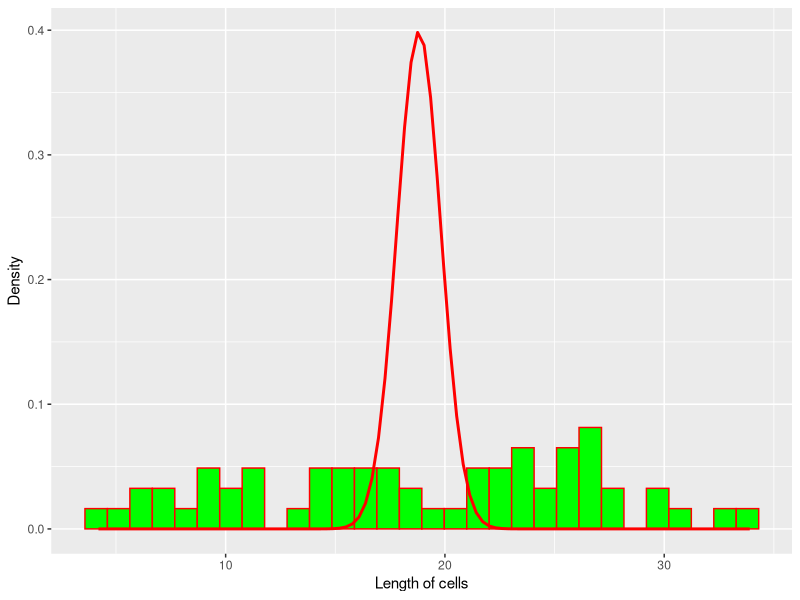
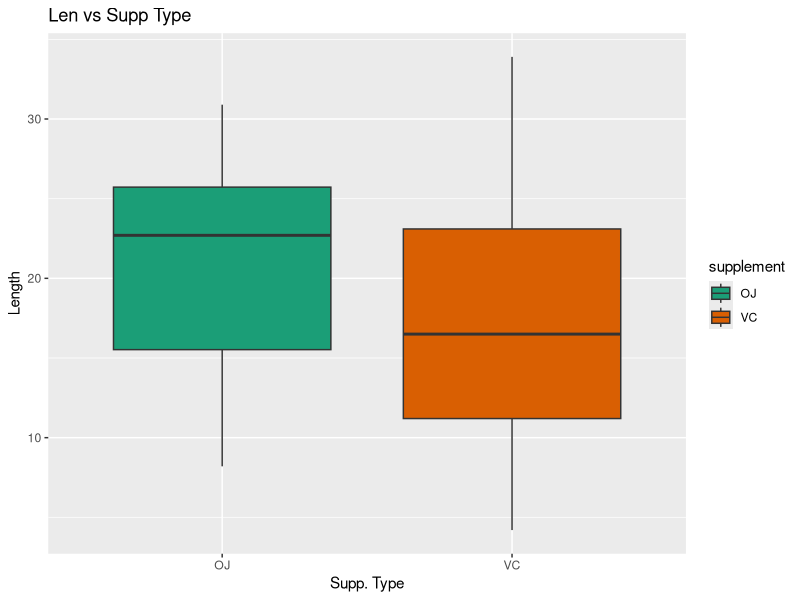
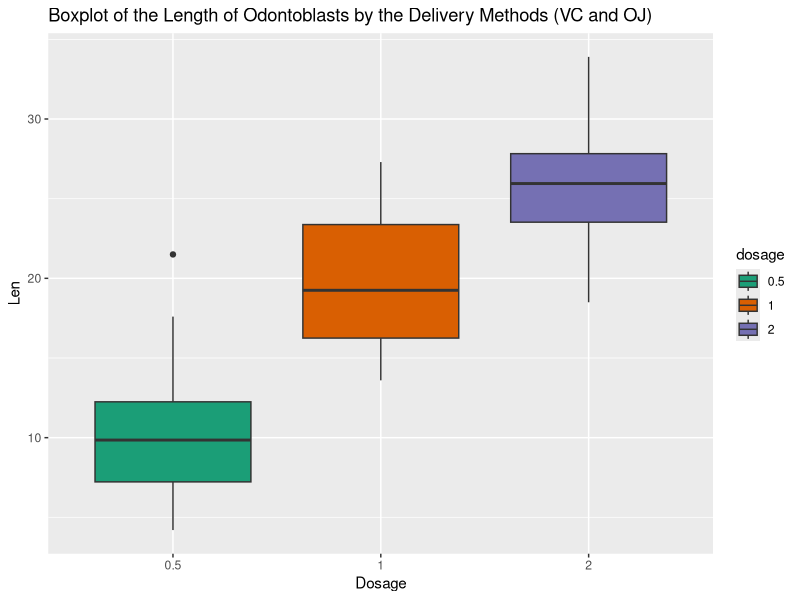

These charts were generated, in order, by the following R code:
## ---- chunk 1
knitr::opts_chunk$set(echo = TRUE)
## ---- chunk 2
library(ggplot2)
## ---- chunk 3
data(ToothGrowth)
## ---- chunk 4
TG<-ToothGrowth
str(TG)

length<-ToothGrowth$len
dosage<-as.character(TG$dose)
supplement <- as.character(TG$supp)
summary(length)
## ---- chunk 5
# Plotting hist of length so as to see how its distributed
Plot <- ggplot(TG,aes(length))
Plot + geom_histogram(aes(y = ..density..),colour="red",fill="green")+
       stat_function(fun=dnorm, color = "red", sd=sqrt(var(TG$len)), 
       args=list( mean=mean(length)),
       size = 1.0, geom="line")+ ylab("Density") + scale_x_continuous("Length of cells") 
      
## ---- chunk 6
# Seeing how length and supplement are related with the help of a boxplot
Plot <- ggplot(TG,aes(supplement,length))
Plot+geom_boxplot(aes(fill=supplement))+
      ggtitle("Len vs Supp Type")+
      xlab("Supp. Type")+
      ylab("Length") + scale_fill_brewer(palette="Dark2")
## ---- chunk 7
Plot <- ggplot(TG,aes(dosage,length))
Plot + geom_boxplot(aes(fill=dosage))+
      ggtitle("Boxplot of the Length of Odontoblasts by the Delivery Methods (VC and OJ)")+
      xlab("Dosage")+
      ylab("Len") + scale_fill_brewer(palette="Dark2")
## ---- chunk 8
# Use the function called t-test() on each dosage group to print the corresponding p-Values 
dosage_level<-levels(factor(TG$dose))
rejection<-paste(" ")
no_rejection<-paste(" ")
for (each_level in dosage_level){
    resulting_value<-t.test(len ~ supp, TG[TG$dose == each_level, ])
    print(paste("For the dosage group",as.character(each_level),
                "the resulting t.test value is: ")) 
    print(resulting_value)
    ifelse(resulting_value$p.value<0.05,
           print(paste("We are rejecting the null hypothesis for the dosage group"
                       ,as.character(each_level)," as the p-value < 5%")),
           print(paste("We arent rejecting the null hypothesis for the dosage group"
                       ,as.character(each_level)," as the p-value > 5%")))
    "\n"
    ifelse(resulting_value$p.value<0.05,
           rejection<-paste(as.character(each_level), " & ", rejection),
           no_rejection <-paste(as.character(each_level), " & ", no_rejection))
    
    }
